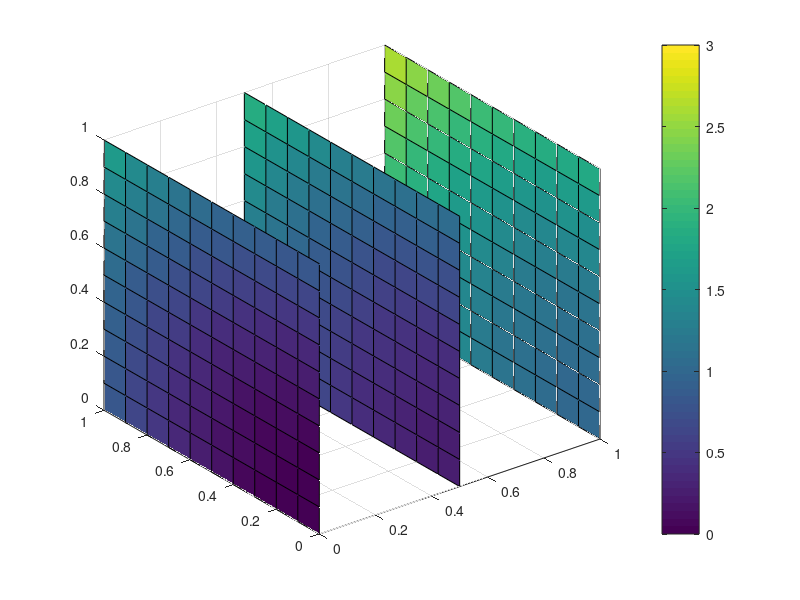
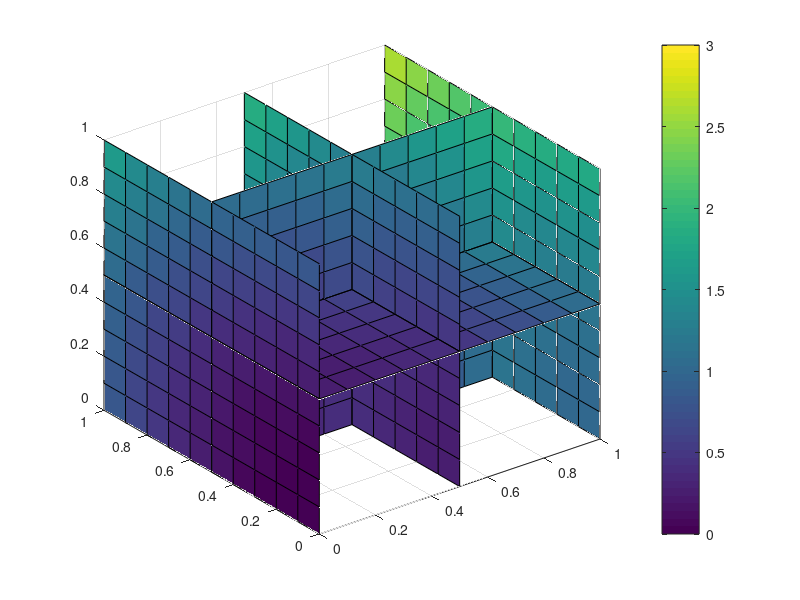

Reproduce these figures in MATLAB, in order.
close all; clear all; clc;
%Wykres 4D
x=0:0.1:1;
[X,Y,Z]=meshgrid(x,x,x);
V=X.^2+Y.^2+Z.^2;
slice(X,Y,Z,V,[0,0.5,1],[],[])
colorbar
figure
slice(X,Y,Z,V,[0,0.5,1],0.5,0.5)
colorbar
